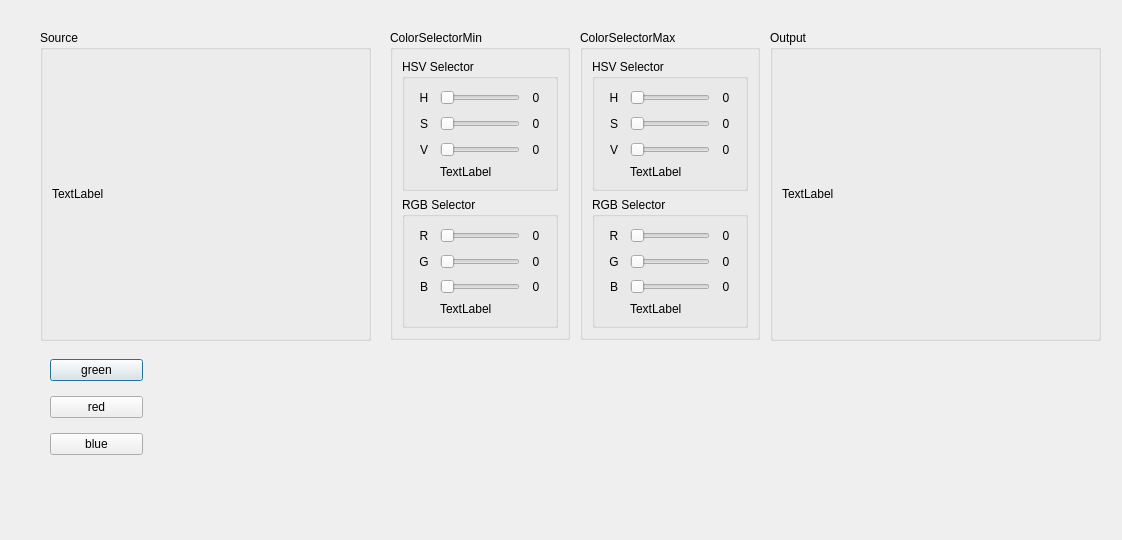
<?xml version="1.0" encoding="UTF-8"?>
<ui version="4.0">
 <class>ColorSelectorDlg</class>
 <widget class="QDialog" name="ColorSelectorDlg">
  <property name="geometry">
   <rect>
    <x>0</x>
    <y>0</y>
    <width>1122</width>
    <height>540</height>
   </rect>
  </property>
  <property name="windowTitle">
   <string>ColorSelectorDlg</string>
  </property>
  <widget class="QGroupBox" name="gbSource">
   <property name="geometry">
    <rect>
     <x>40</x>
     <y>30</y>
     <width>331</width>
     <height>311</height>
    </rect>
   </property>
   <property name="title">
    <string>Source</string>
   </property>
   <layout class="QGridLayout" name="gridLayout">
    <item row="0" column="0">
     <widget class="QLabel" name="lblSource">
      <property name="text">
       <string>TextLabel</string>
      </property>
     </widget>
    </item>
   </layout>
  </widget>
  <widget class="QGroupBox" name="gbCannyObj">
   <property name="geometry">
    <rect>
     <x>770</x>
     <y>30</y>
     <width>331</width>
     <height>311</height>
    </rect>
   </property>
   <property name="title">
    <string>Output</string>
   </property>
   <layout class="QGridLayout" name="gridLayout_2">
    <item row="0" column="0">
     <widget class="QLabel" name="lblCannyObj">
      <property name="text">
       <string>TextLabel</string>
      </property>
     </widget>
    </item>
   </layout>
  </widget>
  <widget class="QGroupBox" name="groupBox">
   <property name="geometry">
    <rect>
     <x>390</x>
     <y>30</y>
     <width>180</width>
     <height>310</height>
    </rect>
   </property>
   <property name="title">
    <string>ColorSelectorMin</string>
   </property>
   <layout class="QVBoxLayout" name="verticalLayout">
    <item>
     <widget class="QGroupBox" name="gbHSVSelector">
      <property name="title">
       <string>HSV Selector</string>
      </property>
      <layout class="QGridLayout" name="gridLayout_3">
       <item row="2" column="1">
        <widget class="QSlider" name="hsHSVVMin">
         <property name="maximum">
          <number>255</number>
         </property>
         <property name="orientation">
          <enum>Qt::Horizontal</enum>
         </property>
        </widget>
       </item>
       <item row="0" column="3">
        <widget class="QLabel" name="lblHSV_HVMin">
         <property name="minimumSize">
          <size>
           <width>20</width>
           <height>20</height>
          </size>
         </property>
         <property name="maximumSize">
          <size>
           <width>20</width>
           <height>20</height>
          </size>
         </property>
         <property name="text">
          <string>0</string>
         </property>
         <property name="textFormat">
          <enum>Qt::AutoText</enum>
         </property>
         <property name="alignment">
          <set>Qt::AlignCenter</set>
         </property>
        </widget>
       </item>
       <item row="2" column="0">
        <widget class="QLabel" name="lblHSV_VMin">
         <property name="minimumSize">
          <size>
           <width>20</width>
           <height>20</height>
          </size>
         </property>
         <property name="maximumSize">
          <size>
           <width>20</width>
           <height>20</height>
          </size>
         </property>
         <property name="text">
          <string>V</string>
         </property>
         <property name="textFormat">
          <enum>Qt::AutoText</enum>
         </property>
         <property name="alignment">
          <set>Qt::AlignCenter</set>
         </property>
        </widget>
       </item>
       <item row="1" column="0">
        <widget class="QLabel" name="lblHSV_SMin">
         <property name="minimumSize">
          <size>
           <width>20</width>
           <height>20</height>
          </size>
         </property>
         <property name="maximumSize">
          <size>
           <width>20</width>
           <height>20</height>
          </size>
         </property>
         <property name="text">
          <string>S</string>
         </property>
         <property name="textFormat">
          <enum>Qt::AutoText</enum>
         </property>
         <property name="alignment">
          <set>Qt::AlignCenter</set>
         </property>
        </widget>
       </item>
       <item row="1" column="1">
        <widget class="QSlider" name="hsHSVSMin">
         <property name="maximum">
          <number>255</number>
         </property>
         <property name="orientation">
          <enum>Qt::Horizontal</enum>
         </property>
        </widget>
       </item>
       <item row="1" column="3">
        <widget class="QLabel" name="lblHSV_SVMin">
         <property name="minimumSize">
          <size>
           <width>20</width>
           <height>20</height>
          </size>
         </property>
         <property name="maximumSize">
          <size>
           <width>20</width>
           <height>20</height>
          </size>
         </property>
         <property name="text">
          <string>0</string>
         </property>
         <property name="textFormat">
          <enum>Qt::AutoText</enum>
         </property>
         <property name="alignment">
          <set>Qt::AlignCenter</set>
         </property>
        </widget>
       </item>
       <item row="2" column="3">
        <widget class="QLabel" name="lblHSV_VVMin">
         <property name="minimumSize">
          <size>
           <width>20</width>
           <height>20</height>
          </size>
         </property>
         <property name="maximumSize">
          <size>
           <width>20</width>
           <height>20</height>
          </size>
         </property>
         <property name="text">
          <string>0</string>
         </property>
         <property name="textFormat">
          <enum>Qt::AutoText</enum>
         </property>
         <property name="alignment">
          <set>Qt::AlignCenter</set>
         </property>
        </widget>
       </item>
       <item row="3" column="1">
        <widget class="QLabel" name="lblHSVMin">
         <property name="text">
          <string>TextLabel</string>
         </property>
        </widget>
       </item>
       <item row="0" column="0">
        <widget class="QLabel" name="lblHSV_HMin">
         <property name="minimumSize">
          <size>
           <width>20</width>
           <height>20</height>
          </size>
         </property>
         <property name="maximumSize">
          <size>
           <width>20</width>
           <height>20</height>
          </size>
         </property>
         <property name="text">
          <string>H</string>
         </property>
         <property name="textFormat">
          <enum>Qt::AutoText</enum>
         </property>
         <property name="alignment">
          <set>Qt::AlignCenter</set>
         </property>
        </widget>
       </item>
       <item row="0" column="1">
        <widget class="QSlider" name="hsHSVHMin">
         <property name="maximum">
          <number>359</number>
         </property>
         <property name="orientation">
          <enum>Qt::Horizontal</enum>
         </property>
        </widget>
       </item>
      </layout>
     </widget>
    </item>
    <item>
     <widget class="QGroupBox" name="gbRGBSelector">
      <property name="title">
       <string>RGB Selector</string>
      </property>
      <layout class="QGridLayout" name="gridLayout_4">
       <item row="0" column="2">
        <widget class="QLabel" name="lblRGB_RVMin">
         <property name="minimumSize">
          <size>
           <width>20</width>
           <height>20</height>
          </size>
         </property>
         <property name="maximumSize">
          <size>
           <width>20</width>
           <height>20</height>
          </size>
         </property>
         <property name="text">
          <string>0</string>
         </property>
         <property name="textFormat">
          <enum>Qt::AutoText</enum>
         </property>
         <property name="alignment">
          <set>Qt::AlignCenter</set>
         </property>
        </widget>
       </item>
       <item row="1" column="2">
        <widget class="QLabel" name="lblRGB_GVMin">
         <property name="minimumSize">
          <size>
           <width>20</width>
           <height>20</height>
          </size>
         </property>
         <property name="maximumSize">
          <size>
           <width>20</width>
           <height>20</height>
          </size>
         </property>
         <property name="text">
          <string>0</string>
         </property>
         <property name="textFormat">
          <enum>Qt::AutoText</enum>
         </property>
         <property name="alignment">
          <set>Qt::AlignCenter</set>
         </property>
        </widget>
       </item>
       <item row="2" column="1">
        <widget class="QSlider" name="hsRGBBMin">
         <property name="maximum">
          <number>255</number>
         </property>
         <property name="orientation">
          <enum>Qt::Horizontal</enum>
         </property>
        </widget>
       </item>
       <item row="0" column="0">
        <widget class="QLabel" name="lblRGB_RMin">
         <property name="minimumSize">
          <size>
           <width>20</width>
           <height>20</height>
          </size>
         </property>
         <property name="maximumSize">
          <size>
           <width>20</width>
           <height>20</height>
          </size>
         </property>
         <property name="text">
          <string>R</string>
         </property>
         <property name="textFormat">
          <enum>Qt::AutoText</enum>
         </property>
         <property name="alignment">
          <set>Qt::AlignCenter</set>
         </property>
        </widget>
       </item>
       <item row="0" column="1">
        <widget class="QSlider" name="hsRGBRMin">
         <property name="maximum">
          <number>255</number>
         </property>
         <property name="orientation">
          <enum>Qt::Horizontal</enum>
         </property>
        </widget>
       </item>
       <item row="2" column="2">
        <widget class="QLabel" name="lblRGB_BVMin">
         <property name="minimumSize">
          <size>
           <width>20</width>
           <height>20</height>
          </size>
         </property>
         <property name="maximumSize">
          <size>
           <width>20</width>
           <height>20</height>
          </size>
         </property>
         <property name="text">
          <string>0</string>
         </property>
         <property name="textFormat">
          <enum>Qt::AutoText</enum>
         </property>
         <property name="alignment">
          <set>Qt::AlignCenter</set>
         </property>
        </widget>
       </item>
       <item row="1" column="0">
        <widget class="QLabel" name="lblRGB_GMin">
         <property name="minimumSize">
          <size>
           <width>20</width>
           <height>20</height>
          </size>
         </property>
         <property name="maximumSize">
          <size>
           <width>20</width>
           <height>20</height>
          </size>
         </property>
         <property name="text">
          <string>G</string>
         </property>
         <property name="textFormat">
          <enum>Qt::AutoText</enum>
         </property>
         <property name="alignment">
          <set>Qt::AlignCenter</set>
         </property>
        </widget>
       </item>
       <item row="1" column="1">
        <widget class="QSlider" name="hsRGBGMin">
         <property name="maximum">
          <number>255</number>
         </property>
         <property name="orientation">
          <enum>Qt::Horizontal</enum>
         </property>
        </widget>
       </item>
       <item row="2" column="0">
        <widget class="QLabel" name="lblRGB_BMin">
         <property name="minimumSize">
          <size>
           <width>20</width>
           <height>20</height>
          </size>
         </property>
         <property name="maximumSize">
          <size>
           <width>20</width>
           <height>20</height>
          </size>
         </property>
         <property name="text">
          <string>B</string>
         </property>
         <property name="textFormat">
          <enum>Qt::AutoText</enum>
         </property>
         <property name="alignment">
          <set>Qt::AlignCenter</set>
         </property>
        </widget>
       </item>
       <item row="3" column="1">
        <widget class="QLabel" name="lblRGBMin">
         <property name="text">
          <string>TextLabel</string>
         </property>
        </widget>
       </item>
      </layout>
     </widget>
    </item>
   </layout>
  </widget>
  <widget class="QGroupBox" name="groupBox_2">
   <property name="geometry">
    <rect>
     <x>580</x>
     <y>30</y>
     <width>180</width>
     <height>310</height>
    </rect>
   </property>
   <property name="title">
    <string>ColorSelectorMax</string>
   </property>
   <layout class="QVBoxLayout" name="verticalLayout_2">
    <item>
     <widget class="QGroupBox" name="gbHSVSelectorMax">
      <property name="title">
       <string>HSV Selector</string>
      </property>
      <layout class="QGridLayout" name="gridLayout_5">
       <item row="1" column="1">
        <widget class="QSlider" name="hsHSVSMax">
         <property name="maximum">
          <number>255</number>
         </property>
         <property name="orientation">
          <enum>Qt::Horizontal</enum>
         </property>
        </widget>
       </item>
       <item row="1" column="3">
        <widget class="QLabel" name="lblHSV_SVMax">
         <property name="minimumSize">
          <size>
           <width>20</width>
           <height>20</height>
          </size>
         </property>
         <property name="maximumSize">
          <size>
           <width>20</width>
           <height>20</height>
          </size>
         </property>
         <property name="text">
          <string>0</string>
         </property>
         <property name="textFormat">
          <enum>Qt::AutoText</enum>
         </property>
         <property name="alignment">
          <set>Qt::AlignCenter</set>
         </property>
        </widget>
       </item>
       <item row="2" column="1">
        <widget class="QSlider" name="hsHSVVMax">
         <property name="maximum">
          <number>255</number>
         </property>
         <property name="orientation">
          <enum>Qt::Horizontal</enum>
         </property>
        </widget>
       </item>
       <item row="2" column="0">
        <widget class="QLabel" name="lblHSV_VMax">
         <property name="minimumSize">
          <size>
           <width>20</width>
           <height>20</height>
          </size>
         </property>
         <property name="maximumSize">
          <size>
           <width>20</width>
           <height>20</height>
          </size>
         </property>
         <property name="text">
          <string>V</string>
         </property>
         <property name="textFormat">
          <enum>Qt::AutoText</enum>
         </property>
         <property name="alignment">
          <set>Qt::AlignCenter</set>
         </property>
        </widget>
       </item>
       <item row="0" column="1">
        <widget class="QSlider" name="hsHSVHMax">
         <property name="maximum">
          <number>359</number>
         </property>
         <property name="orientation">
          <enum>Qt::Horizontal</enum>
         </property>
        </widget>
       </item>
       <item row="1" column="0">
        <widget class="QLabel" name="lblHSV_SMax">
         <property name="minimumSize">
          <size>
           <width>20</width>
           <height>20</height>
          </size>
         </property>
         <property name="maximumSize">
          <size>
           <width>20</width>
           <height>20</height>
          </size>
         </property>
         <property name="text">
          <string>S</string>
         </property>
         <property name="textFormat">
          <enum>Qt::AutoText</enum>
         </property>
         <property name="alignment">
          <set>Qt::AlignCenter</set>
         </property>
        </widget>
       </item>
       <item row="0" column="0">
        <widget class="QLabel" name="lblHSV_HMax">
         <property name="minimumSize">
          <size>
           <width>20</width>
           <height>20</height>
          </size>
         </property>
         <property name="maximumSize">
          <size>
           <width>20</width>
           <height>20</height>
          </size>
         </property>
         <property name="text">
          <string>H</string>
         </property>
         <property name="textFormat">
          <enum>Qt::AutoText</enum>
         </property>
         <property name="alignment">
          <set>Qt::AlignCenter</set>
         </property>
        </widget>
       </item>
       <item row="0" column="3">
        <widget class="QLabel" name="lblHSV_HVMax">
         <property name="minimumSize">
          <size>
           <width>20</width>
           <height>20</height>
          </size>
         </property>
         <property name="maximumSize">
          <size>
           <width>20</width>
           <height>20</height>
          </size>
         </property>
         <property name="text">
          <string>0</string>
         </property>
         <property name="textFormat">
          <enum>Qt::AutoText</enum>
         </property>
         <property name="alignment">
          <set>Qt::AlignCenter</set>
         </property>
        </widget>
       </item>
       <item row="2" column="3">
        <widget class="QLabel" name="lblHSV_VVMax">
         <property name="minimumSize">
          <size>
           <width>20</width>
           <height>20</height>
          </size>
         </property>
         <property name="maximumSize">
          <size>
           <width>20</width>
           <height>20</height>
          </size>
         </property>
         <property name="text">
          <string>0</string>
         </property>
         <property name="textFormat">
          <enum>Qt::AutoText</enum>
         </property>
         <property name="alignment">
          <set>Qt::AlignCenter</set>
         </property>
        </widget>
       </item>
       <item row="3" column="1">
        <widget class="QLabel" name="lblHSVMax">
         <property name="text">
          <string>TextLabel</string>
         </property>
        </widget>
       </item>
      </layout>
     </widget>
    </item>
    <item>
     <widget class="QGroupBox" name="gbRGBSelector_2">
      <property name="title">
       <string>RGB Selector</string>
      </property>
      <layout class="QGridLayout" name="gridLayout_6">
       <item row="0" column="2">
        <widget class="QSlider" name="hsRGBRMax">
         <property name="maximum">
          <number>255</number>
         </property>
         <property name="orientation">
          <enum>Qt::Horizontal</enum>
         </property>
        </widget>
       </item>
       <item row="1" column="2">
        <widget class="QSlider" name="hsRGBGMax">
         <property name="maximum">
          <number>255</number>
         </property>
         <property name="orientation">
          <enum>Qt::Horizontal</enum>
         </property>
        </widget>
       </item>
       <item row="1" column="3">
        <widget class="QLabel" name="lblRGB_GVMax">
         <property name="minimumSize">
          <size>
           <width>20</width>
           <height>20</height>
          </size>
         </property>
         <property name="maximumSize">
          <size>
           <width>20</width>
           <height>20</height>
          </size>
         </property>
         <property name="text">
          <string>0</string>
         </property>
         <property name="textFormat">
          <enum>Qt::AutoText</enum>
         </property>
         <property name="alignment">
          <set>Qt::AlignCenter</set>
         </property>
        </widget>
       </item>
       <item row="0" column="0">
        <widget class="QLabel" name="lblRGB_RMax">
         <property name="minimumSize">
          <size>
           <width>20</width>
           <height>20</height>
          </size>
         </property>
         <property name="maximumSize">
          <size>
           <width>20</width>
           <height>20</height>
          </size>
         </property>
         <property name="text">
          <string>R</string>
         </property>
         <property name="textFormat">
          <enum>Qt::AutoText</enum>
         </property>
         <property name="alignment">
          <set>Qt::AlignCenter</set>
         </property>
        </widget>
       </item>
       <item row="2" column="3">
        <widget class="QLabel" name="lblRGB_BVMax">
         <property name="minimumSize">
          <size>
           <width>20</width>
           <height>20</height>
          </size>
         </property>
         <property name="maximumSize">
          <size>
           <width>20</width>
           <height>20</height>
          </size>
         </property>
         <property name="text">
          <string>0</string>
         </property>
         <property name="textFormat">
          <enum>Qt::AutoText</enum>
         </property>
         <property name="alignment">
          <set>Qt::AlignCenter</set>
         </property>
        </widget>
       </item>
       <item row="0" column="3">
        <widget class="QLabel" name="lblRGB_RVMax">
         <property name="minimumSize">
          <size>
           <width>20</width>
           <height>20</height>
          </size>
         </property>
         <property name="maximumSize">
          <size>
           <width>20</width>
           <height>20</height>
          </size>
         </property>
         <property name="text">
          <string>0</string>
         </property>
         <property name="textFormat">
          <enum>Qt::AutoText</enum>
         </property>
         <property name="alignment">
          <set>Qt::AlignCenter</set>
         </property>
        </widget>
       </item>
       <item row="2" column="0">
        <widget class="QLabel" name="lblRGB_BMax">
         <property name="minimumSize">
          <size>
           <width>20</width>
           <height>20</height>
          </size>
         </property>
         <property name="maximumSize">
          <size>
           <width>20</width>
           <height>20</height>
          </size>
         </property>
         <property name="text">
          <string>B</string>
         </property>
         <property name="textFormat">
          <enum>Qt::AutoText</enum>
         </property>
         <property name="alignment">
          <set>Qt::AlignCenter</set>
         </property>
        </widget>
       </item>
       <item row="1" column="0">
        <widget class="QLabel" name="lblRGB_GMax">
         <property name="minimumSize">
          <size>
           <width>20</width>
           <height>20</height>
          </size>
         </property>
         <property name="maximumSize">
          <size>
           <width>20</width>
           <height>20</height>
          </size>
         </property>
         <property name="text">
          <string>G</string>
         </property>
         <property name="textFormat">
          <enum>Qt::AutoText</enum>
         </property>
         <property name="alignment">
          <set>Qt::AlignCenter</set>
         </property>
        </widget>
       </item>
       <item row="2" column="2">
        <widget class="QSlider" name="hsRGBBMax">
         <property name="maximum">
          <number>255</number>
         </property>
         <property name="orientation">
          <enum>Qt::Horizontal</enum>
         </property>
        </widget>
       </item>
       <item row="3" column="2">
        <widget class="QLabel" name="lblRGBMax">
         <property name="text">
          <string>TextLabel</string>
         </property>
        </widget>
       </item>
      </layout>
     </widget>
    </item>
   </layout>
  </widget>
  <widget class="QWidget" name="">
   <property name="geometry">
    <rect>
     <x>50</x>
     <y>350</y>
     <width>93</width>
     <height>116</height>
    </rect>
   </property>
   <layout class="QVBoxLayout" name="verticalLayout_3">
    <item>
     <widget class="QPushButton" name="btnGreen">
      <property name="text">
       <string>green</string>
      </property>
     </widget>
    </item>
    <item>
     <widget class="QPushButton" name="btnRed">
      <property name="text">
       <string>red</string>
      </property>
     </widget>
    </item>
    <item>
     <widget class="QPushButton" name="btnBlue">
      <property name="text">
       <string>blue</string>
      </property>
     </widget>
    </item>
   </layout>
  </widget>
 </widget>
 <resources/>
 <connections/>
</ui>
